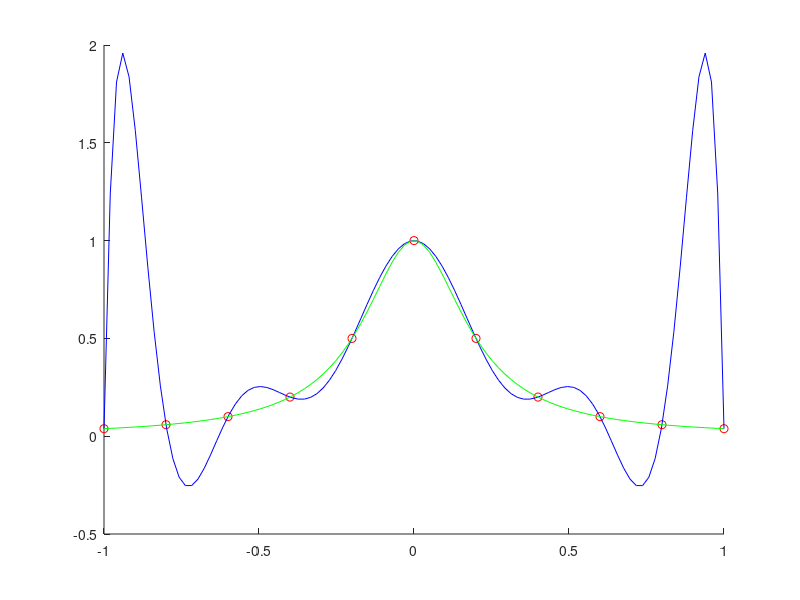

This figure's MATLAB source:
%  Ejercicio 2.13 de los apuntes de la asignatura

% Se asegura de que la consola de MATLAB esta vacia

clc;
clear all;
close all;

x = -1:1/5:1; % se crea el vector con los puntos -1, -8/10, -6/10, ..., 8/10, 1
fx = 1./ (1+25.*x.^2); % se evalua la funcion en los puntos

%%%%%%%%%%%%%%%%%%%%%%%%%%%%%
%%   AJUSTE POLINOMIAL   %%%%
%%%%%%%%%%%%%%%%%%%%%%%%%%%%%

p = polyfit(x, fx, 10); % se obtiene el polinomio del ajuste polinomial

% se crean los vectores con los datos teoricos obtenidos del polinomio del
% ajuste
xTh = linspace(-1,1);
yTh = polyval(p, xTh);

% Se representan ambos datos
hold on 
    plot(x, fx, 'ro'); % Datos experimentales
    plot(xTh, yTh, 'b'); % Datos teoricos del ajuste
    plot(xTh, 1./ (1+25.*xTh.^2), 'g') % La funcion de verdad
hold off

%%%%%%%%%%%%%%%%%%%%%%%%%%%%%%%%%
%%   INTERPOLACION SPLINER   %%%%
%%%%%%%%%%%%%%%%%%%%%%%%%%%%%%%%%

disp('Hola')


